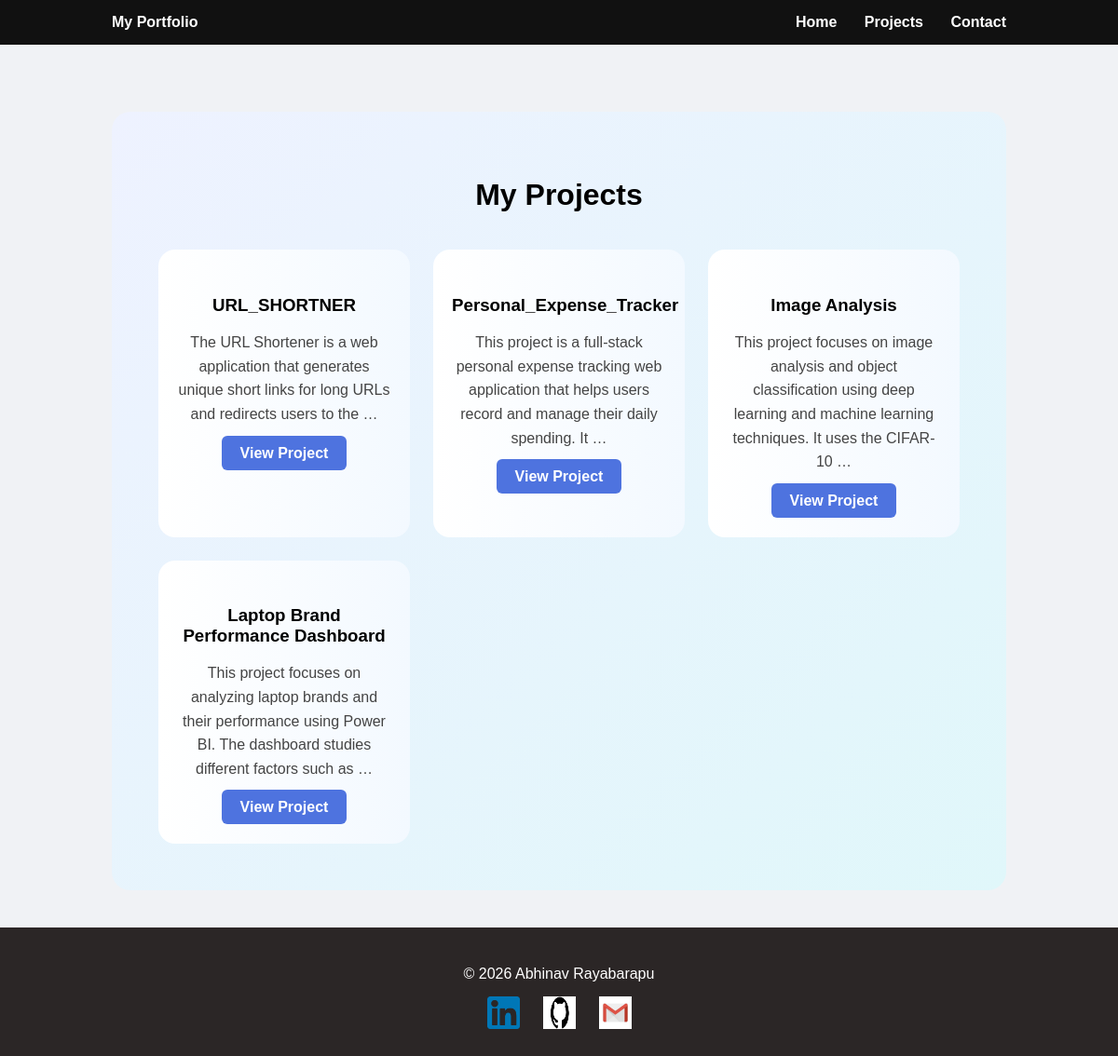
/projects/, run on the app's committed database.
### projects/models.py (models this page shows, shortened)
class Project(models.Model):
    title = models.CharField(max_length=200)
    description = models.TextField()
    tech_stack = models.CharField(max_length=200)
    github_link = models.URLField()
    image = models.ImageField(upload_to='project_images/', blank=True, null=True)
    created_at = models.DateTimeField(auto_now_add=True)

### projects/views.py (the view)
# urls.py: path('', views.project_list, name='projects'),
def project_list(request):
    projects = Project.objects.all().order_by('-created_at')
    return render(request, 'projects/project_list.html', {'projects': projects})

### projects/templates/projects/project_list.html
{% extends "base.html" %}
{% block content %}
<div style="
    background: linear-gradient(135deg, #eef2ff, #e0f7fa);
    padding:50px;
    border-radius:20px;
">
    <h1 style="text-align:center; margin-bottom:40px;">
        My Projects
    </h1>
    <div style="
        display:grid;
        grid-template-columns: repeat(auto-fit, minmax(250px, 1fr));
        gap:25px;
    ">
        {% for project in projects %}
            <div class="hover-box" style="
                background: linear-gradient(to right, #ffffff, #f3f9ff);
                padding:30px 20px;
                border-radius:18px;
                text-align:center;
            ">
                <h3 style="margin-bottom:15px;">
                    {{ project.title }}
                </h3>
                <p style="
                    font-size:16px;
                    line-height:1.6;
                    color:#444;
                    margin-bottom:20px;
                ">
                    {{ project.description|truncatewords:20 }}
                </p>
                <a href="{% url 'project_detail' project.id %}"
                   style="
                       background:#4e73df;
                       color:white;
                       padding:10px 20px;
                       border-radius:6px;
                       text-decoration:none;
                       font-weight:bold;
                   ">
                    View Project
                </a>
            </div>
        {% empty %}
            <p>No projects added yet.</p>
        {% endfor %}
    </div>
</div>
{% endblock %}

### templates/base.html (shortened to what this page needs)
<!DOCTYPE html>
<html>
<head>
</head>
<body>
<nav>
    <div class="nav-container">
        <div style="color:white; font-weight:bold;">My Portfolio</div>
        <div class="nav-links">
            <a href="/">Home</a>
            <a href="/projects/">Projects</a>
            <a href="/contact/">Contact</a>
        </div>
    </div>
</nav>
<div class="container">
    {% block content %}
    {% endblock %}
</div>
<footer style="text-align:center; padding:25px; background:#2b2626; color:white;">
    <p style="margin-bottom:15px;">
        © 2026 Abhinav Rayabarapu
    </p>
    <div style="display:flex; justify-content:center; gap:25px; align-items:center;">
        <a href="https://www.linkedin.com/in/abhinav-rayabarapu-a6a59233a/" target="_blank">
            <img src="/media/icons/174857.png"
                 alt="LinkedIn"
                 style="width:35px; height:35px; transition:0.3s;">
        </a>
        <a href="https://github.com/Abhinav122005" target="_blank">
            <img src="/media/icons/github.webp"
                 alt="GitHub"
                 style="width:35px; height:35px; transition:0.3s;">
        </a>
        <a href="mailto:rayabarapuabhinav@email.com">
            <img src="/media/icons/gmail.jpg"
                 alt="Email"
                 style="width:35px; height:35px; transition:0.3s;">
        </a>
    </div>
</footer>
</body>
</html>

### templates/base.html (style rules this page uses)
body { font-family: Arial, sans-serif; margin: 0; padding: 0; background-color: #f0f2f5; }
nav { background-color: #111; padding: 15px 0; position: fixed; top: 0; width: 100%; z-index: 1000; }
.nav-container { width: 80%; margin: auto; display: flex; justify-content: space-between; align-items: center; }
.nav-links a { color: white; margin-left: 25px; text-decoration: none; font-weight: bold; }
.container { width: 80%; margin: 120px auto 40px auto; }
.hover-box { transition: all 0.3s ease; cursor: pointer; }
footer { text-align: center; padding: 20px; background: #111; color: white; margin-top: 40px; }

### data on the page
Project: title "URL_SHORTNER", description "The URL Shortener is a web application that generates unique short links for long URLs and redirects users to the …"
Project: title "Personal_Expense_Tracker", description "This project is a full-stack personal expense tracking web application that helps users record and manage their daily spending. It …"
Project: title "Image Analysis", description "This project focuses on image analysis and object classification using deep learning and machine learning techniques. It uses the CIFAR-10 …"
Project: title "Laptop Brand Performance Dashboard", description "This project focuses on analyzing laptop brands and their performance using Power BI. The dashboard studies different factors such as …"
